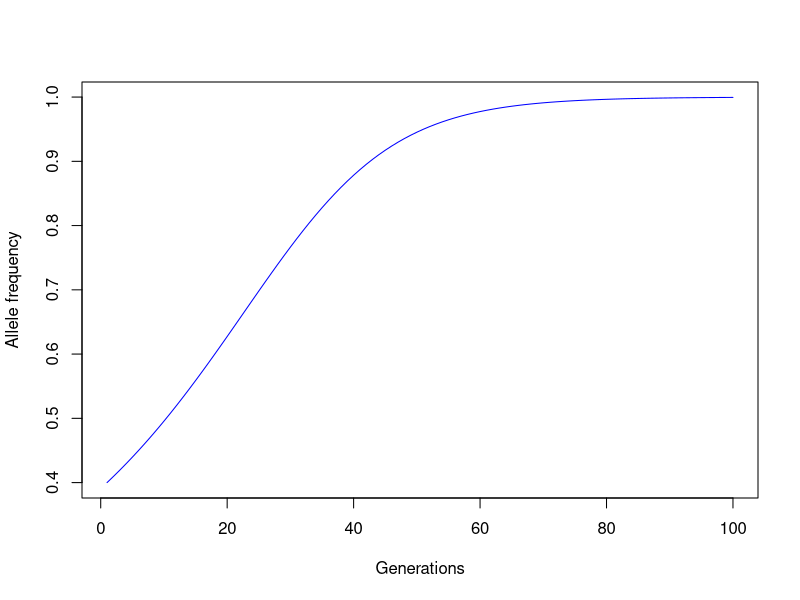
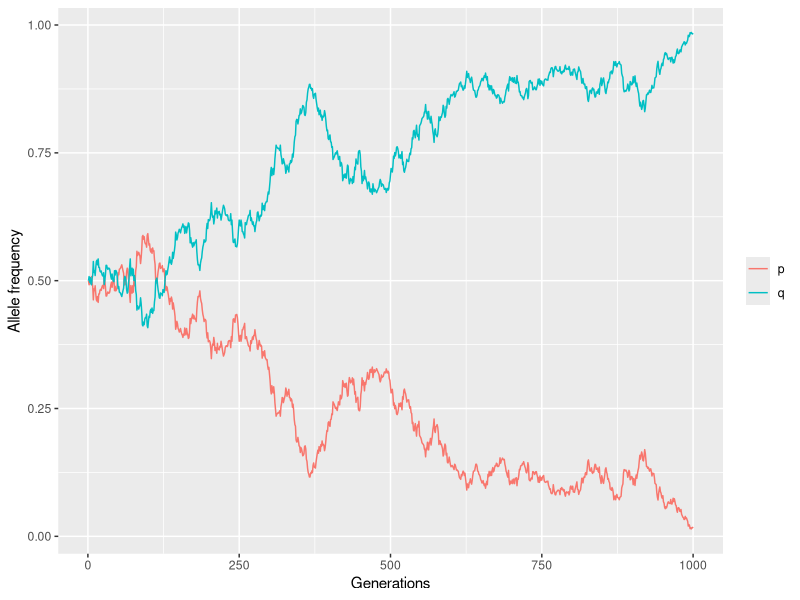
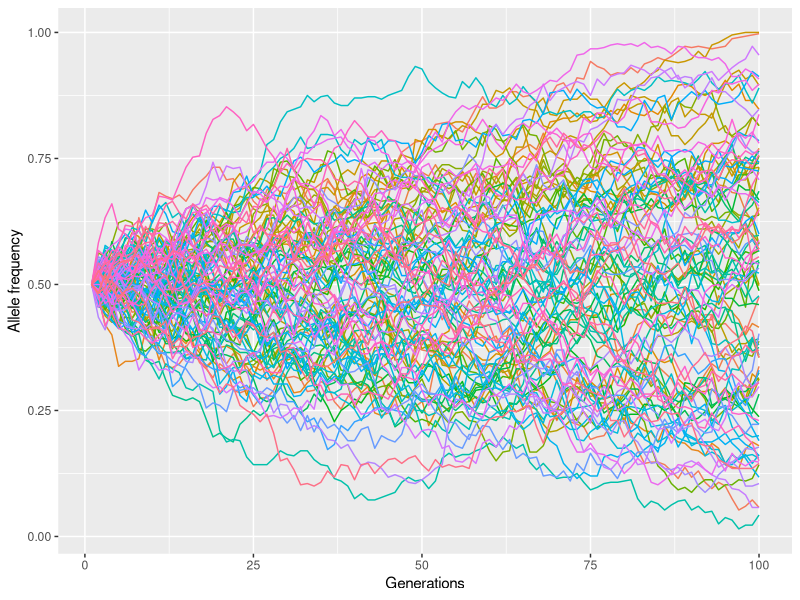
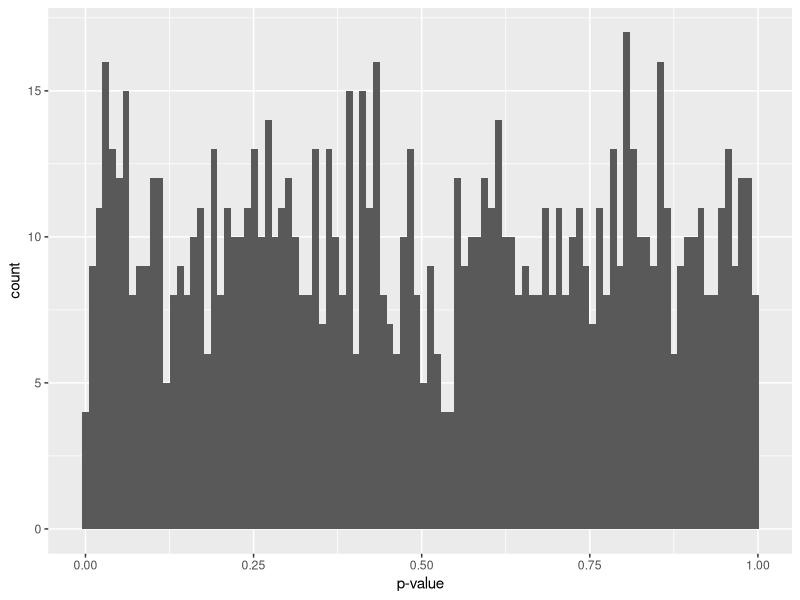
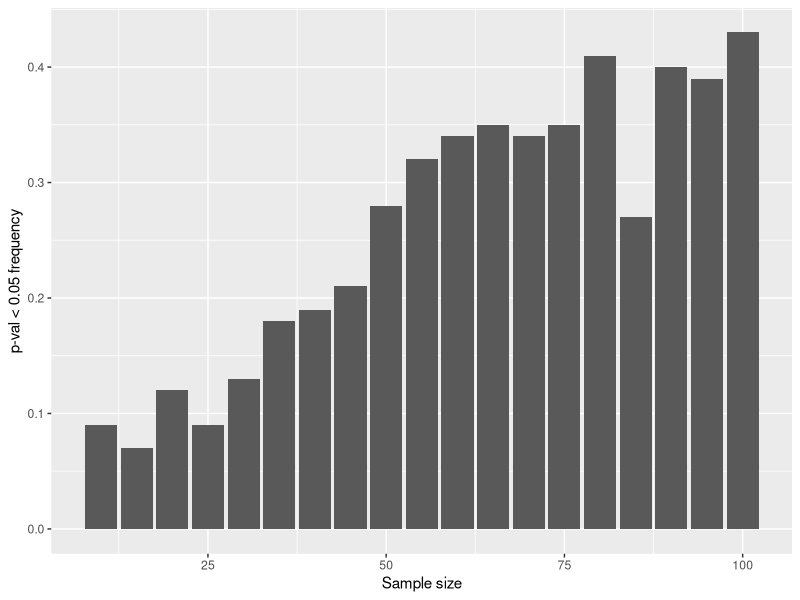

These figures' R source, in order:
## ---- chunk 1
knitr::opts_chunk$set(echo = TRUE)
## ---- chunk 2
det_sim <- function(p = 0.6, A = 1.0, a = 1.1, Aa = 1.0, iter = 100) {
  q_val <- c((1 - p), rep(0, iter - 1))
  p_val <- c(p, rep(0, iter - 1))
  for (i in 1:(iter - 1)) {
    w_bar <- (p ^ 2 * A) + ((1 - p) ^ 2 * a) + 2 * p * (1 - p) * Aa
    p <- (A  / w_bar * (p ^ 2)) + (p * (1 - p)) * Aa / w_bar
    q_val[i + 1] <- (1 - p)
    p_val[i + 1] <- p
  }
  if (as.numeric(A) > as.numeric(a)) {
    adv <- p_val[length(p_val)]
    plot(p_val, type = "l", col = "blue", 
         xlab = "Generations", ylab = "Allele frequency")
  } else {
    adv <- q_val[length(q_val)]
    plot(q_val, type = "l", col = "blue", 
         xlab = "Generations", ylab = "Allele frequency")
  }
  if (adv == 1) {
    cat("Allele is fixed, at:", adv)
  } else {
    cat("Allele is not fixed, at:", adv)
  }
}
det_sim()
## ---- chunk 3
set.seed(12)
library(ggplot2)
library(reshape2)
gen_drifto <- function(p = 0.5, pop = 1000, iter = 1000) {
  p_val <- c((p), rep(0, iter - 1))
  q_val <- c((1 - p), rep(0, iter - 1))
  for (i in 2:iter) {
    sample_data <- sample(c("A", "a"), size = 2 * pop, rep = T, prob = c(p, 1 - p))
    p <- length(sample_data[sample_data == "A"]) / (2 * pop)
    p_val[i] <- p
    q_val[i] <- 1 - p
  }
  data <- rbind(p_val, q_val)
  data <- t(data)
  colnames(data) <- c("p", "q")
  data_m <- melt(data)
  ggplot(data_m, aes(x = Var1, y = value, col = factor(Var2))) +
    geom_line() + labs(x = "Generations", y = "Allele frequency") +
    theme(legend.title = element_blank())
}
gen_drifto()
## ---- chunk 4
gen_drifto2 <- function(p0 = 0.5, pop = 200, iter = 100, sims = 1000) {
  p_val <- rep(0, sims)
  q_val <- rep(0, sims)
  for (x in 1:sims) {
    p <- p0
    for (i in 1:(iter)) {
      sample_data <- sample(c("A", "a"), size = 2 * pop, rep = T, prob = c(p, 1 - p))
      p <- length(sample_data[sample_data == "A"]) / (2 * pop)
    }
    p_val[x] <- p
    q_val[x] <- 1 - p
  }
  return(length(p_val[p_val ==0])/length(p_val))
}
gen_drifto2(p0 = 0.5)
gen_drifto2(p0 = 0.25)
gen_drifto2(p0 = 1.0)
## ---- chunk 5
gen_drifto3 <- function(p = 0.5, pop = 1000, iter = 100) {
  p_val <- c((p), rep(0, iter - 1))
  q_val <- c((1 - p), rep(0, iter - 1))
  for (i in 2:(iter)) {
    sample_data <- sample(c("A", "a"), size = 2 * pop, rep = T, prob = c(p, 1 - p))
    p <- length(sample_data[sample_data == "A"]) / (2 * pop)
    p_val[i] <- p
    q_val[i] <- 1 - p
  }
  return(p_val)
}
draw_sims <- function(iter = 100) {
  dat <- list()
  for (i in 1:iter) {
    samples <- unlist(gen_drifto3( pop = 200,iter = iter))
    dat <- rbind(unlist(dat), samples)
  }
  colnames(dat) <- c(1:iter)
  dat <- as.data.frame(dat)
  dat <- melt(t(dat))
  ggplot(dat, aes(x = Var1, y = value, color = factor(Var2))) + geom_line() +
    labs(x = "Generations", y = "Allele frequency") +
    theme(legend.position="none")
}
draw_sims()
## ---- chunk 6
p_val <- function(int, slope, size, rse) {
  x <- seq(from = 1, to = 10, length.out = size)
  y_det <- int + slope * x
  sim <- rnorm(length(x), mean = y_det, sd = rse)
  mod_sim <- lm(sim ~ x)
  p_val_slope <- summary(mod_sim)$coef[2,4]
  return(p_val_slope)
}
p_val(0.5, 0.1, 20, 2)
## ---- chunk 7
my_p_vals <- rep(0, 1000)
for (i in 1:length(my_p_vals)) {
  my_p_vals[i] <- p_val(0.5, 0.1, 20, 2)
}
my_p_vals2 <- as.data.frame(unlist(my_p_vals))
colnames(my_p_vals2) <- "pval"
## ---- chunk 8
length(my_p_vals[my_p_vals<0.05])/length(my_p_vals)
## ---- chunk 9
my_p_vals3 <- rep(0, 1000)
for (i in 1:length(my_p_vals3)) {
  my_p_vals3[i] <- p_val(0.5, 0, 20, 2)
}
my_p_vals4 <- as.data.frame(unlist(my_p_vals3))
colnames(my_p_vals4) <- "pval"
ggplot(my_p_vals4, aes(x=pval)) + 
  geom_histogram(bins = 100) + 
  labs(x = "p-value") +
  theme(legend.position="none")

length(my_p_vals3[my_p_vals3<0.05])/length(my_p_vals3)
## ---- chunk 10
sizes <- seq(10,100, 5)
sim_matrix <- NULL
lessfreq <- rep(0, length(sizes))
for (i in 1:length(sizes)) {
  p_vals_mat <- rep(0, 100)
  for (x in 1:100) {
    p_vals_mat[x] <- p_val(0.5, 0.1, sizes[i], 1.5)
  }
  lessfreq[i] <- length(p_vals_mat[p_vals_mat < 0.05])/length(p_vals_mat)
}
## ---- chunk 11
data_freq <- as.data.frame(lessfreq)
rownames(data_freq) <- sizes
ggplot(data_freq, aes(x = sizes, y = lessfreq)) + geom_bar(stat="identity") +
  labs(x = "Sample size", y = "p-val < 0.05 frequency")
